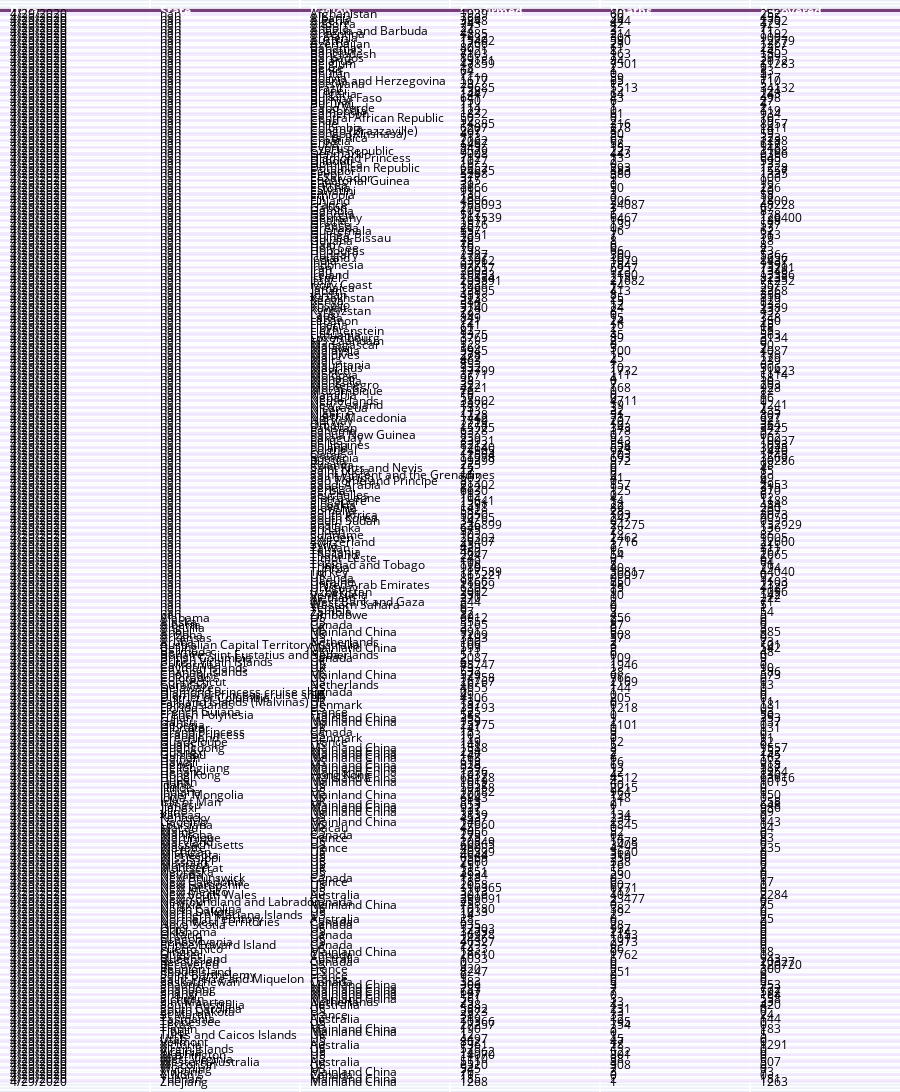

Here is the notebook cell this chart was saved with:
### Code cell
#Creating table using plotly express
from plotly.figure_factory import create_table
  
colorscale = [[0, '#4d004c'], [.5, '#f2e5ff'], [1, '#ffffff']]
table = create_table(Covid19.head(321), colorscale=colorscale)
py.iplot(table)
